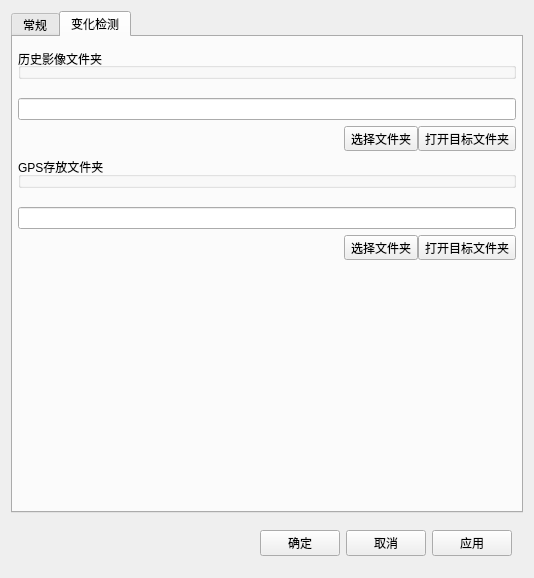
<?xml version="1.0" encoding="UTF-8"?>
<ui version="4.0">
 <class>setting</class>
 <widget class="QWidget" name="setting">
  <property name="windowModality">
   <enum>Qt::NonModal</enum>
  </property>
  <property name="geometry">
   <rect>
    <x>0</x>
    <y>0</y>
    <width>534</width>
    <height>578</height>
   </rect>
  </property>
  <property name="sizePolicy">
   <sizepolicy hsizetype="Fixed" vsizetype="Fixed">
    <horstretch>0</horstretch>
    <verstretch>0</verstretch>
   </sizepolicy>
  </property>
  <property name="minimumSize">
   <size>
    <width>534</width>
    <height>578</height>
   </size>
  </property>
  <property name="maximumSize">
   <size>
    <width>534</width>
    <height>578</height>
   </size>
  </property>
  <property name="windowTitle">
   <string>Form</string>
  </property>
  <layout class="QGridLayout" name="gridLayout">
   <item row="0" column="0">
    <widget class="QTabWidget" name="tabWidget">
     <property name="currentIndex">
      <number>1</number>
     </property>
     <widget class="QWidget" name="setting_normal">
      <attribute name="title">
       <string>常规</string>
      </attribute>
      <layout class="QVBoxLayout" name="verticalLayout_3">
       <property name="spacing">
        <number>0</number>
       </property>
       <property name="leftMargin">
        <number>5</number>
       </property>
       <property name="topMargin">
        <number>11</number>
       </property>
       <property name="rightMargin">
        <number>5</number>
       </property>
       <property name="bottomMargin">
        <number>11</number>
       </property>
       <item>
        <layout class="QVBoxLayout" name="setting_normal_lay">
         <item>
          <widget class="QGroupBox" name="set1_disp">
           <property name="title">
            <string>显示</string>
           </property>
           <widget class="QCheckBox" name="Fullscreen">
            <property name="geometry">
             <rect>
              <x>20</x>
              <y>60</y>
              <width>91</width>
              <height>19</height>
             </rect>
            </property>
            <property name="text">
             <string>全屏显示</string>
            </property>
           </widget>
          </widget>
         </item>
         <item>
          <widget class="QGroupBox" name="groupBox">
           <property name="title">
            <string>GroupBox</string>
           </property>
          </widget>
         </item>
        </layout>
       </item>
      </layout>
     </widget>
     <widget class="QWidget" name="setting_change">
      <attribute name="title">
       <string>变化检测</string>
      </attribute>
      <layout class="QGridLayout" name="gridLayout_2">
       <property name="leftMargin">
        <number>5</number>
       </property>
       <property name="topMargin">
        <number>11</number>
       </property>
       <property name="rightMargin">
        <number>5</number>
       </property>
       <property name="bottomMargin">
        <number>11</number>
       </property>
       <item row="0" column="0">
        <layout class="QVBoxLayout" name="setting_change_lay">
         <item>
          <widget class="QGroupBox" name="set2_dir">
           <property name="sizePolicy">
            <sizepolicy hsizetype="Preferred" vsizetype="Preferred">
             <horstretch>0</horstretch>
             <verstretch>0</verstretch>
            </sizepolicy>
           </property>
           <property name="title">
            <string>历史影像文件夹</string>
           </property>
           <property name="alignment">
            <set>Qt::AlignLeading|Qt::AlignLeft|Qt::AlignVCenter</set>
           </property>
           <property name="flat">
            <bool>true</bool>
           </property>
           <property name="checkable">
            <bool>false</bool>
           </property>
           <layout class="QHBoxLayout" name="horizontalLayout_3">
            <property name="spacing">
             <number>7</number>
            </property>
            <property name="leftMargin">
             <number>0</number>
            </property>
            <property name="topMargin">
             <number>0</number>
            </property>
            <property name="rightMargin">
             <number>0</number>
            </property>
            <property name="bottomMargin">
             <number>0</number>
            </property>
           </layout>
          </widget>
         </item>
         <item>
          <spacer name="verticalSpacer_2">
           <property name="orientation">
            <enum>Qt::Vertical</enum>
           </property>
           <property name="sizeType">
            <enum>QSizePolicy::Fixed</enum>
           </property>
           <property name="sizeHint" stdset="0">
            <size>
             <width>20</width>
             <height>13</height>
            </size>
           </property>
          </spacer>
         </item>
         <item>
          <layout class="QVBoxLayout" name="verticalLayout">
           <property name="sizeConstraint">
            <enum>QLayout::SetDefaultConstraint</enum>
           </property>
           <item>
            <widget class="QLineEdit" name="history_dir_edit">
             <property name="sizePolicy">
              <sizepolicy hsizetype="Expanding" vsizetype="Fixed">
               <horstretch>0</horstretch>
               <verstretch>0</verstretch>
              </sizepolicy>
             </property>
            </widget>
           </item>
           <item>
            <layout class="QHBoxLayout" name="horizontalLayout_5">
             <property name="spacing">
              <number>0</number>
             </property>
             <property name="leftMargin">
              <number>0</number>
             </property>
             <property name="topMargin">
              <number>0</number>
             </property>
             <item>
              <spacer name="horizontalSpacer_2">
               <property name="orientation">
                <enum>Qt::Horizontal</enum>
               </property>
               <property name="sizeHint" stdset="0">
                <size>
                 <width>40</width>
                 <height>20</height>
                </size>
               </property>
              </spacer>
             </item>
             <item>
              <widget class="QToolButton" name="history_dir_open">
               <property name="sizePolicy">
                <sizepolicy hsizetype="Fixed" vsizetype="Fixed">
                 <horstretch>0</horstretch>
                 <verstretch>0</verstretch>
                </sizepolicy>
               </property>
               <property name="text">
                <string>选择文件夹</string>
               </property>
              </widget>
             </item>
             <item>
              <widget class="QToolButton" name="history_dir_explorer">
               <property name="text">
                <string>打开目标文件夹</string>
               </property>
              </widget>
             </item>
            </layout>
           </item>
          </layout>
         </item>
         <item>
          <widget class="QGroupBox" name="set2_gps_dir">
           <property name="title">
            <string>GPS存放文件夹</string>
           </property>
           <property name="flat">
            <bool>true</bool>
           </property>
          </widget>
         </item>
         <item>
          <spacer name="verticalSpacer_3">
           <property name="orientation">
            <enum>Qt::Vertical</enum>
           </property>
           <property name="sizeType">
            <enum>QSizePolicy::Fixed</enum>
           </property>
           <property name="sizeHint" stdset="0">
            <size>
             <width>20</width>
             <height>13</height>
            </size>
           </property>
          </spacer>
         </item>
         <item>
          <layout class="QVBoxLayout" name="verticalLayout_2">
           <item>
            <widget class="QLineEdit" name="dir_gps"/>
           </item>
           <item>
            <layout class="QHBoxLayout" name="horizontalLayout_2">
             <property name="spacing">
              <number>0</number>
             </property>
             <item>
              <spacer name="horizontalSpacer_3">
               <property name="orientation">
                <enum>Qt::Horizontal</enum>
               </property>
               <property name="sizeHint" stdset="0">
                <size>
                 <width>40</width>
                 <height>20</height>
                </size>
               </property>
              </spacer>
             </item>
             <item>
              <widget class="QToolButton" name="history_dir_open_gps">
               <property name="sizePolicy">
                <sizepolicy hsizetype="Fixed" vsizetype="Fixed">
                 <horstretch>0</horstretch>
                 <verstretch>0</verstretch>
                </sizepolicy>
               </property>
               <property name="text">
                <string>选择文件夹</string>
               </property>
              </widget>
             </item>
             <item>
              <widget class="QToolButton" name="history_dir_explorer_gps">
               <property name="sizePolicy">
                <sizepolicy hsizetype="Fixed" vsizetype="Fixed">
                 <horstretch>0</horstretch>
                 <verstretch>0</verstretch>
                </sizepolicy>
               </property>
               <property name="text">
                <string>打开目标文件夹</string>
               </property>
              </widget>
             </item>
            </layout>
           </item>
          </layout>
         </item>
         <item>
          <spacer name="verticalSpacer">
           <property name="orientation">
            <enum>Qt::Vertical</enum>
           </property>
           <property name="sizeType">
            <enum>QSizePolicy::Expanding</enum>
           </property>
           <property name="sizeHint" stdset="0">
            <size>
             <width>20</width>
             <height>40</height>
            </size>
           </property>
          </spacer>
         </item>
        </layout>
       </item>
      </layout>
     </widget>
    </widget>
   </item>
   <item row="1" column="0">
    <layout class="QHBoxLayout" name="set_ok_cancel_apply">
     <property name="leftMargin">
      <number>11</number>
     </property>
     <property name="topMargin">
      <number>11</number>
     </property>
     <property name="rightMargin">
      <number>11</number>
     </property>
     <property name="bottomMargin">
      <number>11</number>
     </property>
     <item>
      <spacer name="horizontalSpacer">
       <property name="orientation">
        <enum>Qt::Horizontal</enum>
       </property>
       <property name="sizeHint" stdset="0">
        <size>
         <width>40</width>
         <height>20</height>
        </size>
       </property>
      </spacer>
     </item>
     <item>
      <widget class="QPushButton" name="setting_ok">
       <property name="text">
        <string>确定</string>
       </property>
      </widget>
     </item>
     <item>
      <widget class="QPushButton" name="setting_cancel">
       <property name="text">
        <string>取消</string>
       </property>
      </widget>
     </item>
     <item>
      <widget class="QPushButton" name="setting_apply">
       <property name="text">
        <string>应用</string>
       </property>
      </widget>
     </item>
    </layout>
   </item>
  </layout>
 </widget>
 <resources/>
 <connections/>
</ui>
